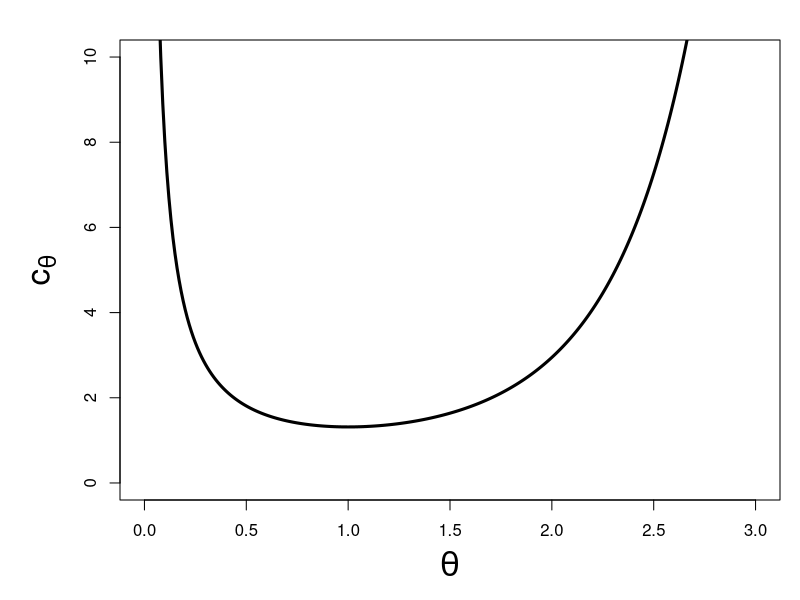
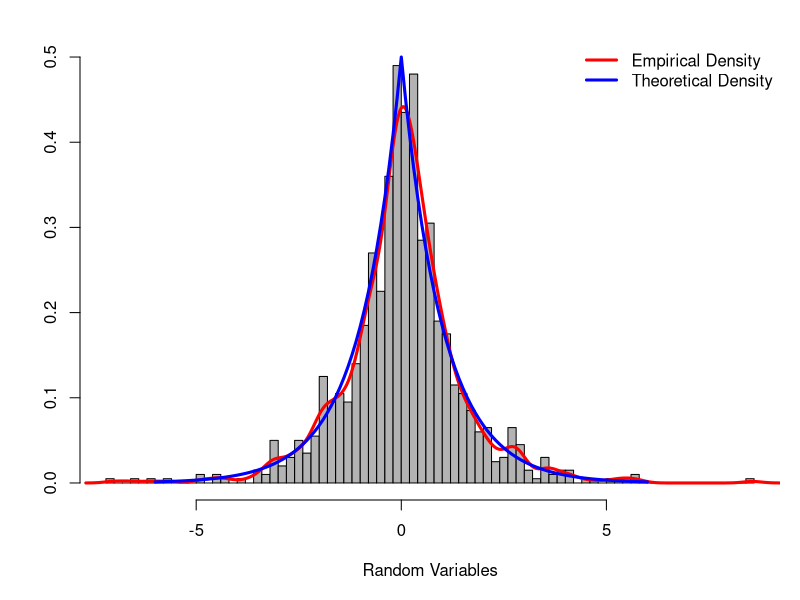
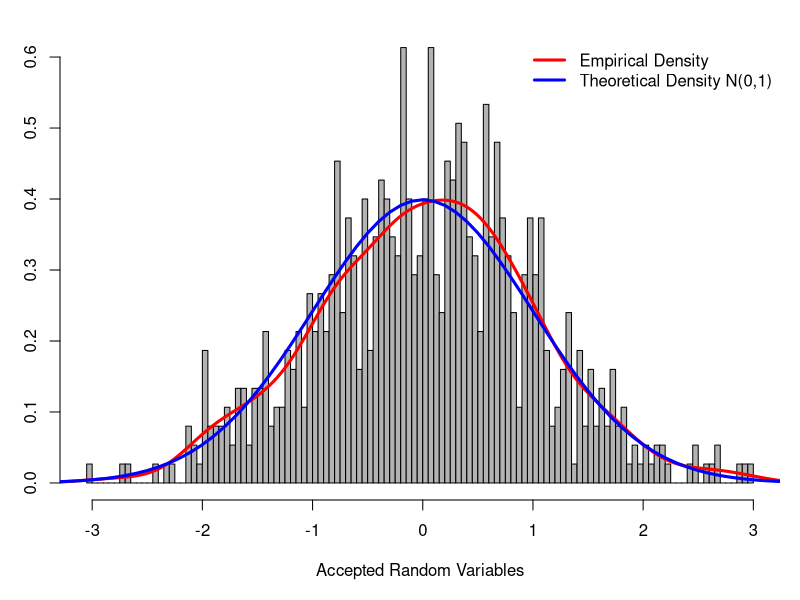

Generate these figures, in order, with R:
####### HW6_q1 #####

## a ##
# find the optimal c
# find most optimal theta
xtheta <- seq(0,3,by=0.01)
ytheta <- sqrt(2/(pi*xtheta^2))*exp((xtheta^2)/2)
par(mar=c(5,6,2,1))
plot(xtheta, ytheta, type="l", lwd=3, xlab=expression(theta), 
     ylab=expression(c[theta]), ylim=c(0,10), cex.lab=2) 
opttheta <- function(xtheta){sqrt(2/(pi*xtheta^2))*exp((xtheta^2)/2)}
opt_theta <- nlminb(0.001, opttheta)$par
c_opt <- round(nlminb(0.0001, opttheta)$objective, 3)

## b ##

#### inversion method ####
laplace <- function(x){
  if(x < 0){
    0.5*exp(x)
  } else {
    0.5*exp(-x)
  }
}
quant_lap <- function(u){
  if (u < 1/2){
    log(2*u)
  } else {
    -log(2*(1-u))
  }
}

my_u <- runif(1000)
lap <- seq(-6,6,by=0.1)
lap.pdf <- sapply(lap, laplace)
rv_lap <- sapply(my_u, quant_lap)
par(mar=c(5,4,2,1))
library("MASS")
truehist(rv_lap, col="gray70", ylim=c(0,0.5), nbins=100,
         xlab="Random Variables")
lines(density(rv_lap)$x,density(rv_lap)$y, col="red", lwd=3)
lines(lap, lap.pdf, col="blue", lwd=3)
legend("topright", c("Empirical Density", "Theoretical Density"), col=c("red", "blue"), 
       lwd=3, bty="n")

### rejection method ####

goverf = function(x,theta=opt_theta){
  y = (sqrt(2*pi)*theta/2)*exp(x^2/2 - theta*abs(x))
  return(y)}

xc = rv_lap # generated 1000 Laplace RVs
uc=runif(1000,0,1)
tc = c_opt*sapply(xc, goverf) #c_opt as determined in the first part of the problem
ut = uc*tc
acc_obs <- xc[ut <=1]
#plot #
length(acc_obs)/1000
par(mar=c(5,3,2,1))
truehist(acc_obs, col="gray70", ylim=c(0,0.6), nbins=100,
         xlab="Accepted Random Variables")
lines(density(acc_obs)$x,density(acc_obs)$y, col="red", lwd=3)
lines(seq(-4,6,by=0.1), dnorm(seq(-4,6,by=0.1)), col="blue", lwd=3)
legend("topright", c("Empirical Density", "Theoretical Density N(0,1)"), col=c("red", "blue"), 
       lwd=3, bty="n")
sum(ut<=1)/1000

### c ####

ks.test(acc_obs, "pnorm", 0,1) #$statistic # reject null hyp (it is not coming from a N(0,1))
